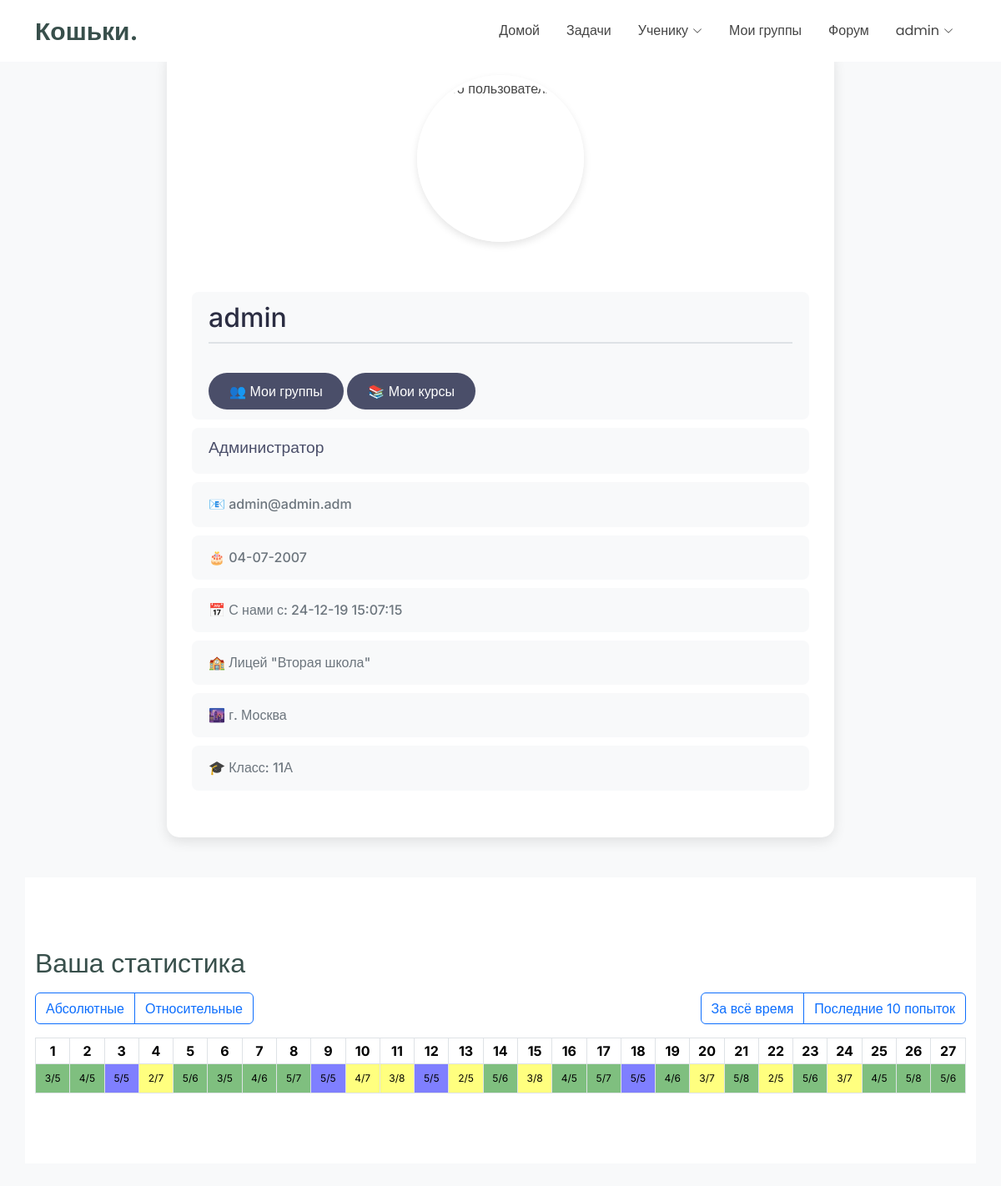
The page /user/profile (signed in) on the database its author committed.
### tables this page shows
CREATE TABLE users (user_id INT PRIMARY KEY UNIQUE NOT NULL, role_id INT REFERENCES roles (role_id), registration_time DATETIME, first_name VARCHAR (255), second_name VARCHAR (255), surname VARCHAR (255), login VARCHAR (255), password VARCHAR (255), email VARCHAR (255), tel VARCHAR (15), birth_date DATETIME, school_id INT REFERENCES schools (school_id), city_id INT REFERENCES cities (city_id), class VARCHAR (3), photo_id INT);

CREATE TABLE roles(
    role_id INT(1) PRIMARY KEY,
    role_name VARCHAR(255) UNIQUE
);

CREATE TABLE schools (school_id INT PRIMARY KEY, school_name VARCHAR (255) UNIQUE);

CREATE TABLE cities(
    city_id INT PRIMARY KEY,
    city_name VARCHAR(255) UNIQUE
);

### main.py (the view)
@app.route("/user/profile")
@login_required
def personal_user_page():
    info = dr.get_user_info_with_user_id(current_user.id)
    if not info:
        return render_template("error_pages/authorization_user_not_found_error.html")
    kwargs = dr.user_select_to_dict(info)
    if current_user.is_authenticated:
        user = dr.get_user_name_role(current_user.id)
    else:
        user = [None, 0]
    return render_template("user_account_pages/user.html", **kwargs, user=user)

### database_requests.py (called while the page is built)
def sql_execute(sql_request):
    ret = cursor.execute(sql_request)
    return ret

def get_user_name_role(user_id):
    if user_id == 2138912938129:
        pass #проверить, является ли cursor.object
    sql_req = f"""SELECT first_name, surname FROM users WHERE user_id = {user_id} """
    result = sql_execute(sql_req).fetchall()
    ret = result[0][0] + ' ' + result[0][1]
    role_id = sql_execute(f"""SELECT role_id FROM users WHERE user_id = {user_id}""").fetchall()[0][0]
    return [ret, role_id]

def get_user_info_with_user_id(id):
    sql_req = f"""
        SELECT * from users
        WHERE user_id = "{id}"
        """
    return sql_execute(sql_req).fetchall()[0]

### main.py (called while the page is built)
@login_manager.user_loader
def load_user(user_id):
    user_info = dr.get_user_info_with_user_id(user_id)
    if user_info:
        return User(user_id=user_info[0], role=user_info[5])
    return None

### templates/user_account_pages/user.html (shortened to what this page needs)
<!DOCTYPE html>
<html lang="en">
<head>
  <link href="{{ url_for('static', filename='vendor/bootstrap/css/bootstrap.min.css') }}" rel="stylesheet">
  <link href="{{ url_for('static', filename='vendor/bootstrap-icons/bootstrap-icons.css') }}" rel="stylesheet">
  <link href="{{ url_for('static', filename='vendor/aos/aos.css') }}" rel="stylesheet">
  <link href="{{ url_for('static', filename='vendor/glightbox/css/glightbox.min.css') }}" rel="stylesheet">
  <link href="{{ url_for('static', filename='vendor/swiper/swiper-bundle.min.css') }}" rel="stylesheet">
  <link href="{{ url_for('static', filename='/css/main.css') }}" rel="stylesheet">
</head>
<body>
  {% include 'header.html' %}
  <div class="profile-container">
    <img src="{{ url_for('static', filename=photo_directory) }}" alt="Фото пользователя">
    <ul class="info-list">
      <li><h3>{{ first_name }} {{ surname }} {{ second_name }}</h3>
        <a href="/groups/all" class="profile-link">
          👥 Мои группы
        </a>
      <a href="/courses/all" class="profile-link">
        📚 Мои курсы
      </a>
      </li>
      <li><h4>{{ role }}</h4></li>
      <li><h5>📧 {{ email }}</h5></li>
      <li><h5>🎂 {{ birth_date }}</h5></li>
      <li><h5>📅 С нами с: {{ registration_time }}</h5></li>
      <li><h5>🏫 {{ school }}</h5></li>
      <li><h5>🌆 {{ city }}</h5></li>
      {% if class %}
        <li><h5>🎓 Класс: {{ class }}</h5></li>
      {% endif %}
    </ul>
  </div>
  <section class="container my-5">
    <div class="row">
      <div class="col-12">
        <div class="members-list my-4">
          <h2 class="mb-3">Ваша статистика</h2>
          <form method="get" class="mb-3">
            <div class="d-flex justify-content-between flex-wrap">
              <div class="btn-group me-2" role="group" aria-label="Режим отображения результатов">
                <label class="btn btn-outline-primary" for="absolute">Абсолютные</label>
                <label class="btn btn-outline-primary" for="relative">Относительные</label>
              </div>
              <div class="btn-group" role="group" aria-label="Период статистики">
                <label class="btn btn-outline-primary" for="all">За всё время</label>
                <label class="btn btn-outline-primary" for="last10">Последние 10 попыток</label>
              </div>
            </div>
          </form>
          {% if time_range == 'last10' %}
            {% set attempts_range = range(1, 28) %}
          {% else %}
            {% set attempts_range = range(1, 28) %}
          {% endif %}
          <table class="table table-bordered" style="table-layout: fixed; border-collapse: collapse;">
            <thead>
              <tr>
                {% for i in attempts_range %}
                <th class="text-center" style="width: 30px; padding: 3px;">{{ i }}</th>
                {% endfor %}
              </tr>
            </thead>
            <tbody>
              <tr>
                {% if time_range == 'last10' %}
                  {% set stats = course_stats_last10[0] %}
                {% else %}
                  {% set stats = course_stats[0] %}
                {% endif %}
                {% for stat in stats %}
                  {% if stat[1] > 0 %}
                    {% set percent = (stat[0] * 100 / stat[1]) | round(0, 'common') | int %}
                  {% else %}
                    {% set percent = 0 %}
                  {% endif %}
                  {% if display_mode == 'relative' %}
                    {% if percent == 100 %}
                      <td class="text-center" style="background-color: rgba(0, 0, 255, 0.5); font-size: 12px;">{{ percent }}%</td>
                    {% elif percent < 20 %}
                      <td class="text-center" style="background-color: rgba(255, 0, 0, 0.5); font-size: 12px;">{{ percent }}%</td>
                    {% elif percent < 60 %}
                      <td class="text-center" style="background-color: rgba(255, 255, 0, 0.5); font-size: 12px;">{{ percent }}%</td>
                    {% else %}
                      <td class="text-center" style="background-color: rgba(0, 128, 0, 0.5); font-size: 12px;">{{ percent }}%</td>
                    {% endif %}
                  {% else %}
                    {% if percent == 100 %}
                      <td class="text-center" style="background-color: rgba(0, 0, 255, 0.5); font-size: 12px;">{{ stat[0] }}/{{ stat[1] }}</td>
                    {% elif percent < 20 %}
                      <td class="text-center" style="background-color: rgba(255, 0, 0, 0.5); font-size: 12px;">{{ stat[0] }}/{{ stat[1] }}</td>
                    {% elif percent < 60 %}
                      <td class="text-center" style="background-color: rgba(255, 255, 0, 0.5); font-size: 12px;">{{ stat[0] }}/{{ stat[1] }}</td>
                    {% else %}
                      <td class="text-center" style="background-color: rgba(0, 128, 0, 0.5); font-size: 12px;">{{ stat[0] }}/{{ stat[1] }}</td>
                    {% endif %}
                  {% endif %}
                {% endfor %}
              </tr>
            </tbody>
          </table>
        </div>
      </div>
    </div>
  </section>
</body>
</html>

### static/css/main.css (style rules this page uses)
:root { --default-font: "Roboto", system-ui, -apple-system, "Segoe UI", Roboto, "Helvetica Neue", Arial, "Noto Sans", "Liberation Sans", sans-serif, "Apple Color Emoji", "Segoe UI Emoji", "Segoe UI Symbol", "Noto Color Emoji"; --heading-font: "Inter", sans-serif; --nav-font: "Poppins", sans-serif; }
:root { --background-color: #ffffff; --default-color: #444444; --heading-color: #384f4b; --accent-color: #1bbca3; --surface-color: #ffffff; --contrast-color: #ffffff; --incorrect-answer-color: #ff4040; --correct-answer-color: #acf273; --empty-answer-color: #c9c9c9; }
:root { --nav-color: #444444; --nav-hover-color: #1bbca3; --nav-mobile-background-color: #ffffff; --nav-dropdown-background-color: #ffffff; --nav-dropdown-color: #444444; --nav-dropdown-hover-color: #1bbca3; }
:root { scroll-behavior: smooth; }
body { color: var(--default-color); background-color: var(--background-color); font-family: var(--default-font); overflow-y: scroll; }
a { color: var(--accent-color); text-decoration: none; transition: 0.3s; }
h1, h2, h3, h4, h5, h6 { color: var(--heading-color); font-family: var(--heading-font); }
section, .section { color: var(--default-color); background-color: var(--background-color); padding: 60px 0; scroll-margin-top: 74px; overflow: clip; }

### templates/user_account_pages/user.html (style rules this page uses)
body { background-color: #f8f9fa; overflow-y: scroll; font-family: 'Inter', sans-serif; }
.profile-container { display: flex; flex-direction: column; align-items: center; max-width: 800px; margin: 5% auto 0; padding: 30px; background-color: #ffffff; border-radius: 15px; box-shadow: 0 5px 15px rgba(0,0,0,0.1); }
img { width: 200px; height: 200px; border-radius: 50%; margin-bottom: 30px; border: 4px solid #fff; box-shadow: 0 4px 10px rgba(0,0,0,0.1); }
.info-list { width: 100%; margin-top: 20px; list-style: none; padding: 0; }
.info-list li { margin: 10px 0; padding: 12px 20px; background: #f8f9fa; border-radius: 8px; transition: all 0.3s ease; }
.info-list h3 { color: #2b2d42; font-size: 2rem; margin-bottom: 15px; border-bottom: 2px solid #dee2e6; padding-bottom: 10px; }
.info-list h4 { color: #4a4e69; font-size: 1.2rem; }
.info-list h5 { color: #6c757d; font-size: 1rem; margin: 5px 0; }
.profile-link { display: inline-block; margin-top: 20px; padding: 10px 25px; background: #4a4e69; color: white !important; border-radius: 25px; text-decoration: none; transition: all 0.3s ease; }

### rows shown on the page
users: first_name "admin", email "admin@admin.adm", birth_date "04-07-2007", registration_time "24-12-19 15:07:15", class "11А"
roles: role_name "Администратор"
schools: school_name "Лицей \"Вторая школа\""
cities: city_name "г. Москва"

### other values the page prints
{{ user[0] }} "admin"
{{ i }} "1" "2" "3" "4" "5" "6" "7" "8" "9" "10" "11" "12" "13" "14" "15" "16" "17" "18" "19" "20" "21" "22" "23" "24" "25" "26" "27"
{{ stat[0] }} "3" "4" "5" "3" "4" "5" "5" "4" "5" "4" "5" "5" "4" "5" "5"
{{ stat[1] }} "5" "5" "6" "5" "6" "7" "6" "5" "7" "6" "8" "6" "5" "8" "6"
{{ stat[0] }} "5" "5" "5" "5"
{{ stat[1] }} "5" "5" "5" "5"
{{ stat[0] }} "2" "4" "3" "2" "3" "3" "2" "3"
{{ stat[1] }} "7" "7" "8" "5" "8" "7" "5" "7"
